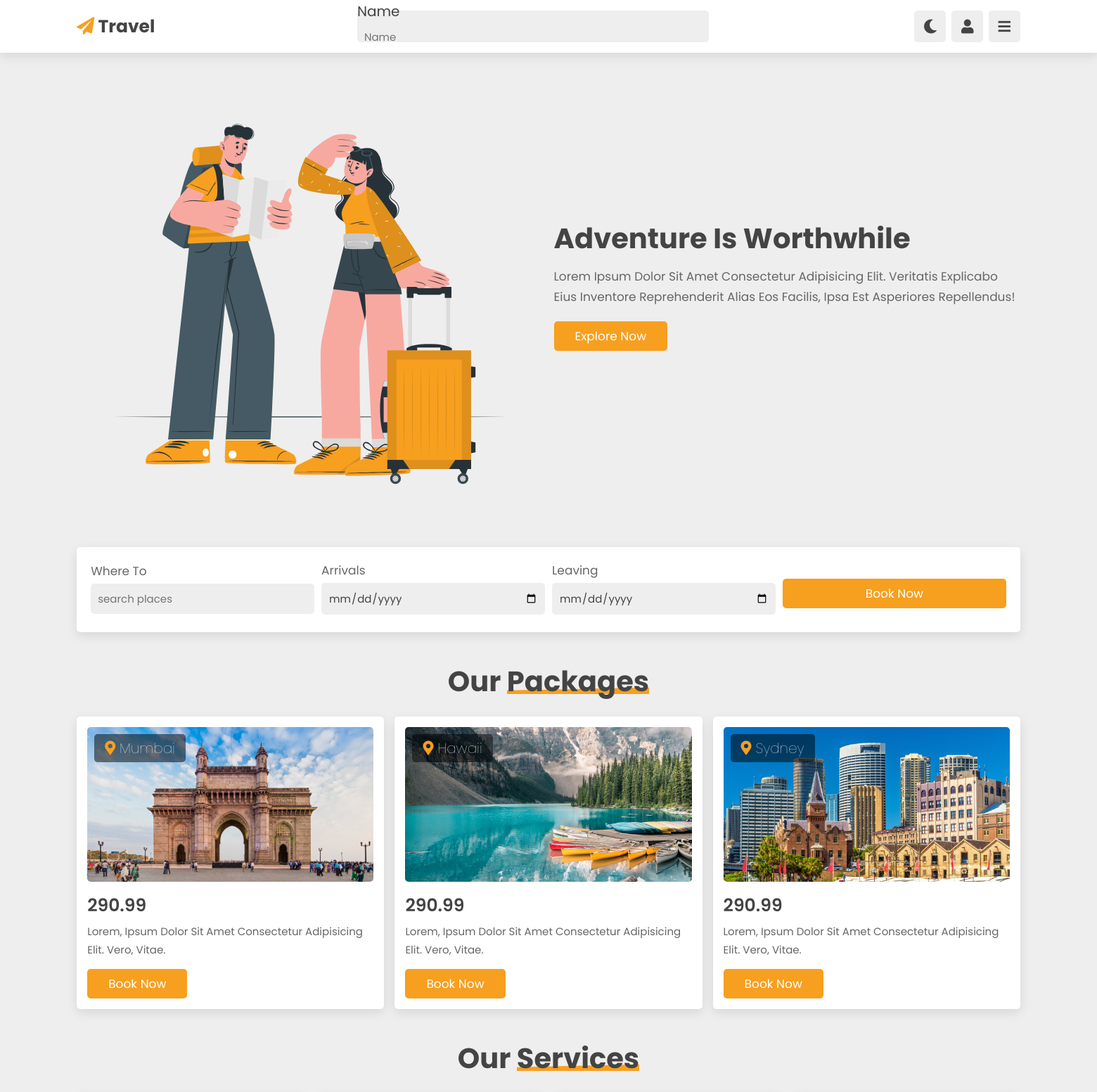
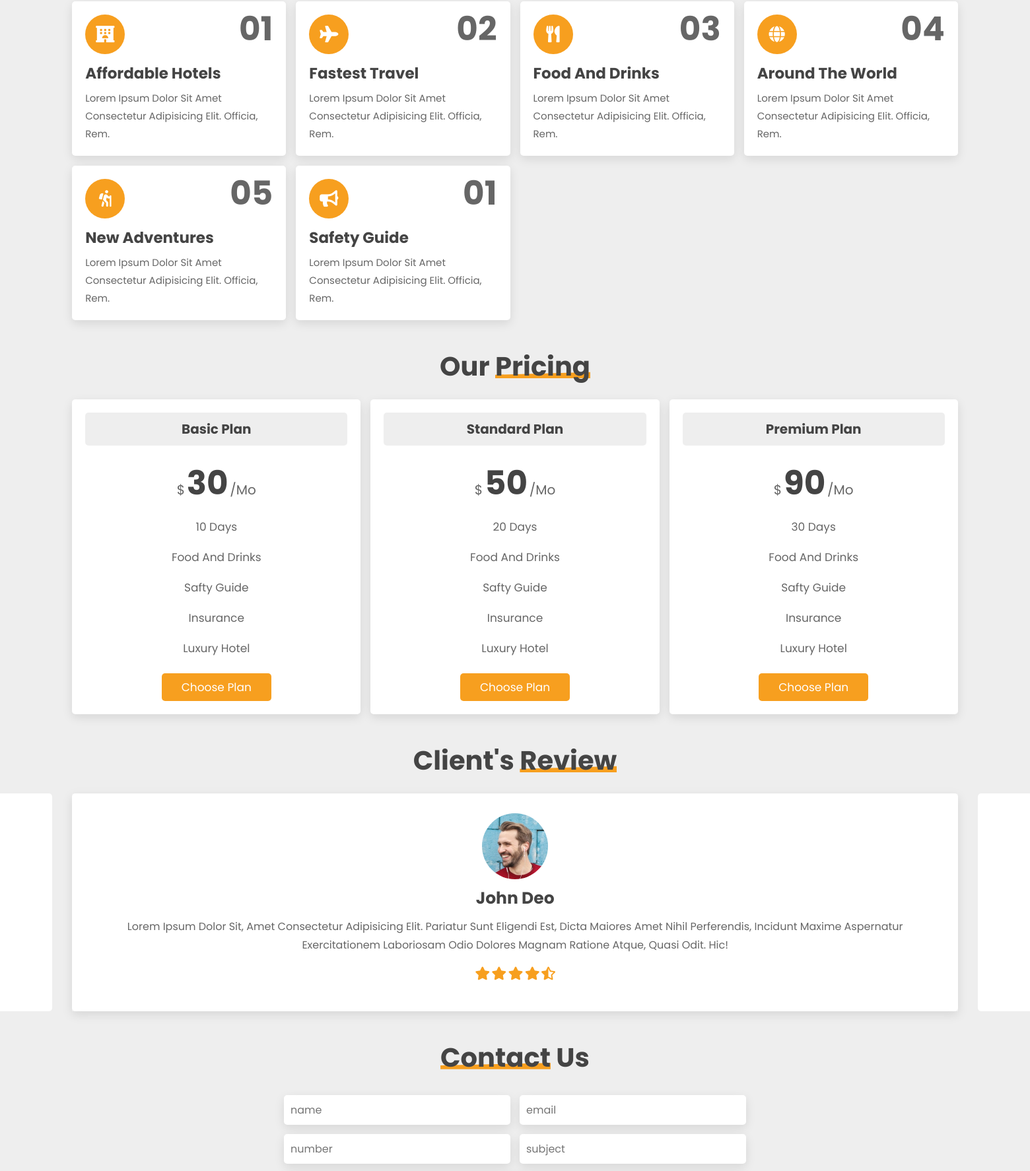
The page / (upper part) on the database its author committed (2 pictures, top to bottom).
### agency/models.py (models this page shows, shortened)
class Destination(models.Model):
    name = models.CharField(_("name"), max_length=50)
    image = models.ImageField(_("image"), upload_to='destinations')
    price = models.DecimalField(_("price"), max_digits=5, decimal_places=2)
    description = models.TextField(_("description"))
    created_at = models.DateTimeField(_("created at"),auto_now_add=True)
    class Meta:
        verbose_name = _("Destination")
        verbose_name_plural = _("Destinations")

### agency/views.py (the view, shortened to what this page needs)
# urls.py: path('' , views.index , name='index'),
def index(request):
    dests = Destination.objects.all()
    myfilter = DestinationFilter(request.GET , queryset=dests)
    dests = myfilter.qs
    return render(request  , 'index.html', {'dests': dests ,
    'myfilter': myfilter,})

### templates/index.html (shortened to what this page needs)
{% load static %}
{% load bootstrap4 %}
<!DOCTYPE html>
<html lang="en">
<head>
    <link rel="stylesheet" href="https://cdnjs.cloudflare.com/ajax/libs/aos/2.3.4/aos.css">
    <link rel="stylesheet" href="https://unpkg.com/swiper/swiper-bundle.min.css" />
    <link rel="stylesheet" href="https://cdnjs.cloudflare.com/ajax/libs/font-awesome/5.15.4/css/all.min.css">
    <link rel="stylesheet" href="{% static 'css/style.css' %}">
</head>
<body>
<header class="header">
    <a href="#" class="logo"> <i class="fas fa-paper-plane"></i> travel </a>
    <form action="" method="GET" class="search-form">
        {% bootstrap_form myfilter.form %}
    </form>
    <div class="icons">
        <div class="fas fa-moon" id="theme-btn"></div>
        <div class="fas fa-user" id="login-btn"></div>
        <div class="fas fa-bars" id="menu-btn"></div>
    </div>
</header>
<section class="home" id="home">
    <div class="image" data-aos="fade-down">
        <img src="{% static 'images/home-img.svg' %}" alt="">
    </div>
    <div class="content" data-aos="fade-up">
        <h3>adventure is worthwhile</h3>
        <p>Lorem ipsum dolor sit amet consectetur adipisicing elit. Veritatis explicabo eius inventore reprehenderit alias eos facilis, ipsa est asperiores repellendus!</p>
        <a href="#" class="btn">explore now</a>
    </div>
</section>
<section class="form-container" data-aos="zoom-in">
    <form action="">
        <div class="inputBox">
            <span>where to</span>
            <input type="text" placeholder="search places">
        </div>
        <div class="inputBox">
            <span>arrivals</span>
            <input type="date">
        </div>
        <div class="inputBox">
            <span>leaving</span>
            <input type="date">
        </div>
        <input type="submit" value="book now" class="btn">
    </form>
</section>
<section class="packages" id="packages">
    <h1 class="heading"> our <span>packages</span> </h1>
    <div class="box-container">
        {% for dest in  dests  %}
        <div class="box" data-aos="fade-up">
            <div class="image">
                <img src="{{ dest.image.url }} " alt="">
                <h3> <i class="fas fa-map-marker-alt"></i> {{ dest.name}} </h3>
            </div>
            <div class="content">
                <div class="price">{{ dest.price}} </div>
                <p>{{ dest.description }} </p>
                <a href="#" class="btn"> book now</a>
            </div>
        </div>
        {% endfor %}
    </div>
</section>
<section class="services" id="services">
    <h1 class="heading"> our <span>services</span> </h1>
    <div class="box-container">
        <div class="box" data-aos="zoom-in">
            <span>01</span>
            <i class="fas fa-hotel"></i>
            <h3>affordable hotels</h3>
            <p>Lorem ipsum dolor sit amet consectetur adipisicing elit. Officia, rem.</p>
        </div>
        <div class="box" data-aos="zoom-in">
            <span>02</span>
            <i class="fas fa-plane"></i>
            <h3>fastest travel</h3>
            <p>Lorem ipsum dolor sit amet consectetur adipisicing elit. Officia, rem.</p>
        </div>
        <div class="box" data-aos="zoom-in">
            <span>03</span>
            <i class="fas fa-utensils"></i>
            <h3>food and drinks</h3>
            <p>Lorem ipsum dolor sit amet consectetur adipisicing elit. Officia, rem.</p>
        </div>
        <div class="box" data-aos="zoom-in">
            <span>04</span>
            <i class="fas fa-globe"></i>
            <h3>around the world</h3>
            <p>Lorem ipsum dolor sit amet consectetur adipisicing elit. Officia, rem.</p>
        </div>
        <div class="box" data-aos="zoom-in">
            <span>05</span>
            <i class="fas fa-hiking"></i>
            <h3>new adventures</h3>
            <p>Lorem ipsum dolor sit amet consectetur adipisicing elit. Officia, rem.</p>
        </div>
        <div class="box" data-aos="zoom-in">
            <span>01</span>
            <i class="fas fa-bullhorn"></i>
            <h3>safety guide</h3>
            <p>Lorem ipsum dolor sit amet consectetur adipisicing elit. Officia, rem.</p>
        </div>
    </div>
</section>
<section class="pricing" id="pricing">
    <h1 class="heading"> our <span>pricing</span> </h1>
    <div class="box-container">
        <div class="box" data-aos="zoom-in-up">
            <h3> basic plan </h3>
            <div class="price">
                <span>$</span>
                <span class="amount">30</span>
                <span>/mo</span>
            </div>
            <ul>
                <li>10 days</li>
                <li>food and drinks</li>
                <li>safty guide</li>
                <li>insurance</li>
                <li>luxury hotel</li>
            </ul>
            <a href="#" class="btn">choose plan</a>
        </div>
        <div class="box" data-aos="zoom-in-up">
            <h3> standard plan </h3>
            <div class="price">
                <span>$</span>
                <span class="amount">50</span>
                <span>/mo</span>
            </div>
            <ul>
                <li>20 days</li>
                <li>food and drinks</li>
                <li>safty guide</li>
                <li>insurance</li>
                <li>luxury hotel</li>
            </ul>
            <a href="#" class="btn">choose plan</a>
        </div>
        <div class="box" data-aos="zoom-in-up">
            <h3> premium plan </h3>
            <div class="price">
                <span>$</span>
                <span class="amount">90</span>
                <span>/mo</span>
            </div>
            <ul>
                <li>30 days</li>
                <li>food and drinks</li>
                <li>safty guide</li>
                <li>insurance</li>
                <li>luxury hotel</li>
            </ul>
            <a href="#" class="btn">choose plan</a>
        </div>
    </div>
</section>
<section class="review" id="review">
    <h1 class="heading"> client's <span>review</span> </h1>
    <div class="swiper-container review-slider" data-aos="zoom-in">
        <div class="swiper-wrapper">
            <div class="swiper-slide slide">
                <img src="{% static 'images/pic-1.png' %}" alt="">
                <h3>john deo</h3>
                <p>Lorem ipsum dolor sit, amet consectetur adipisicing elit. Pariatur sunt eligendi est, dicta maiores amet nihil perferendis, incidunt maxime aspernatur exercitationem laboriosam odio dolores magnam ratione atque, quasi odit. Hic!</p>
                <div class="stars">
                    <i class="fas fa-star"></i>
                    <i class="fas fa-star"></i>
                    <i class="fas fa-star"></i>
                    <i class="fas fa-star"></i>
                    <i class="fas fa-star-half-alt"></i>
                </div>
            </div>
            <div class="swiper-slide slide">
                <h3>john deo</h3>
                <p></p>
                <div class="stars">
                </div>
            </div>
            <div class="swiper-slide slide">
                <h3>john deo</h3>
                <p></p>
                <div class="stars">
                </div>
            </div>
        </div>
    </div>
</section>
<section class="contact" id="contact">
    <h1 class="heading"> <span>contact</span> us </h1>
    <form action="" method="POST" data-aos="zoom">
        <div class="inputBox">
            <input type="text" name="name" placeholder="name" data-aos="fade-up">
            <input type="email" name="email" placeholder="email" data-aos="fade-up">
        </div>
        <div class="inputBox">
            <input type="number" name="number" placeholder="number" data-aos="fade-up">
            <input type="text" name="subject"  placeholder="subject" data-aos="fade-up">
        </div>
    </form>
</section>
</body>
</html>

### rows shown on the page
Destination: image (picture), name "Mumbai", price "290.99", description "Lorem, Ipsum Dolor Sit Amet Consectetur Adipisicing Elit. Vero, Vitae."
Destination: image (picture), name "Hawaii", price "290.99", description "Lorem, Ipsum Dolor Sit Amet Consectetur Adipisicing Elit. Vero, Vitae."
Destination: image (picture), name "Sydney", price "290.99", description "Lorem, Ipsum Dolor Sit Amet Consectetur Adipisicing Elit. Vero, Vitae."
